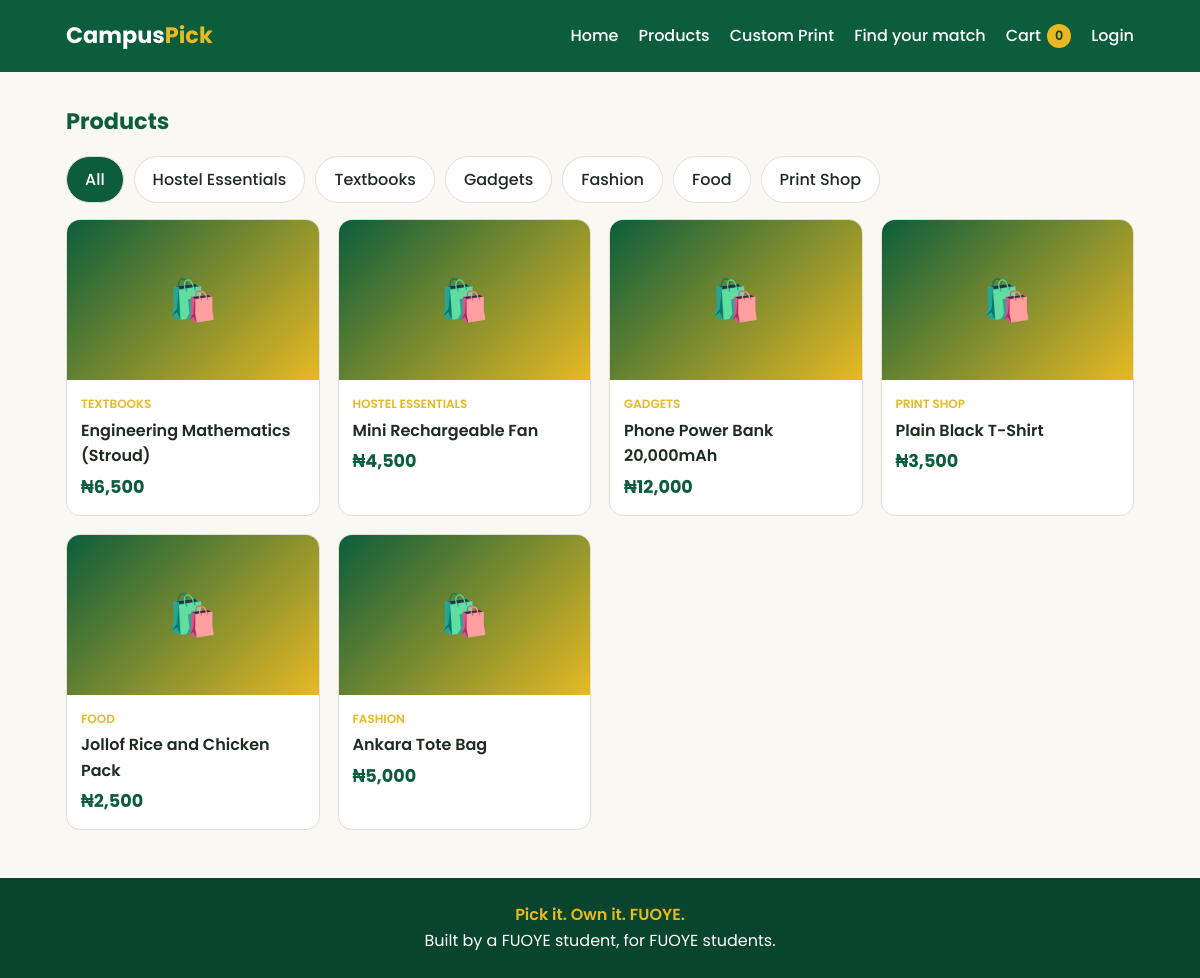
/products.php, run on the app's committed database.
### tables this page shows
CREATE TABLE `products` (
  `id` int(11) NOT NULL,
  `seller_id` int(11) NOT NULL,
  `name` varchar(150) NOT NULL,
  `description` text DEFAULT NULL,
  `price` decimal(10,2) NOT NULL,
  `category` varchar(50) DEFAULT NULL,
  `image` varchar(255) DEFAULT NULL,
  `created_at` timestamp NOT NULL DEFAULT current_timestamp()
);

### products.php (the view, shortened to what this page needs)
<?php
include 'includes/db.php';
include 'includes/header.php';
$cat = $_GET['cat'] ?? '';
if ($cat !== '') {
    $stmt = $conn->prepare("SELECT id, name, price, category, image FROM products WHERE category = ? ORDER BY created_at DESC");
    $stmt->bind_param("s", $cat);
} else {
    $stmt = $conn->prepare("SELECT id, name, price, category, image FROM products ORDER BY created_at DESC");
}
$stmt->execute();
$result = $stmt->get_result();
$cats = ['Hostel Essentials', 'Textbooks', 'Gadgets', 'Fashion', 'Food', 'Print Shop'];
?>
<main class="container">
  <h2 class="section-title">Products</h2>
  <div class="chips">
    <a class="chip <?php echo $cat === '' ? 'active' : ''; ?>" href="products.php">All</a>
    <?php foreach ($cats as $c): ?>
      <a class="chip <?php echo $cat === $c ? 'active' : ''; ?>"
         href="products.php?cat=<?php echo urlencode($c); ?>"><?php echo htmlspecialchars($c); ?></a>
    <?php endforeach; ?>
  </div>
  <div class="grid">
    <?php while ($row = $result->fetch_assoc()): ?>
      <a class="card" href="product.php?id=<?php echo (int)$row['id']; ?>">
        <div class="card-img">
          <?php if ($row['image']): ?>
            <img src="uploads/<?php echo htmlspecialchars($row['image']); ?>" alt="">
          <?php else: ?>🛍️<?php endif; ?>
        </div>
        <div class="card-body">
          <div class="card-cat"><?php echo htmlspecialchars($row['category']); ?></div>
          <div class="card-name"><?php echo htmlspecialchars($row['name']); ?></div>
          <div class="card-price">₦<?php echo number_format($row['price']); ?></div>
        </div>
      </a>
    <?php endwhile; ?>
  </div>
</main>
<?php include 'includes/footer.php'; ?>

### includes/header.php (shortened to what this page needs)
<?php
$user = $_SESSION['user'] ?? null;
?>
<!DOCTYPE html>
<html lang="en">
<head>
  <link rel="stylesheet" href="css/style.css">
</head>
<body>
<?php if (empty($authPage)): ?>
<header class="site-header">
  <div class="container nav">
    <a href="index.php" class="logo">Campus<span>Pick</span></a>
    <nav class="nav-links" id="nav-links">
      <a href="index.php">Home</a>
      <a href="products.php">Products</a>
      <a href="print.php">Custom Print</a>
      <a href="quiz.php">Find your match</a>
      <a href="cart.php">Cart <span class="cart-badge" id="cart-count">0</span></a>
      <?php if ($user): ?>
        <a href="my_orders.php">My orders</a>
        <a href="logout.php">Log out (<?php echo htmlspecialchars(explode(' ', $user['name'])[0]); ?>)</a>
      <?php else: ?>
        <a href="login.php">Login</a>
      <?php endif; ?>
    </nav>
  </div>
</header>
<?php endif; ?>

### includes/footer.php (shortened to what this page needs)
<?php if (empty($authPage)): ?>
<footer class="site-footer">
  <p class="tag">Pick it. Own it. FUOYE.</p>
  <p>Built by a FUOYE student, for FUOYE students.</p>
</footer>
<?php endif; ?>
</body>
</html>

### css/style.css (style rules this page uses)
:root { --green: #0B5D3B; --green-dark: #08452c; --gold: #E8B923; --bg: #FAF8F2; --ink: #1d2b22; --white: #ffffff; --muted: #6b7a70; --line: #e3dfd2; --radius: 14px; --speed: 0.3s; --ease: cubic-bezier(0.4, 0, 0.2, 1); }
* { box-sizing: border-box; margin: 0; padding: 0; }
body { font-family: 'Poppins', sans-serif; background: var(--bg); color: var(--ink); line-height: 1.6; min-height: 100vh; display: flex; flex-direction: column; }
main { flex: 1; width: 100%; min-width: 0; }
a { color: inherit; text-decoration: none; }
.container { max-width: 1100px; margin: 0 auto; padding: 0 16px; }
.section-title { margin: 32px 0 16px; font-size: 1.4rem; color: var(--green); }
.site-header { background: var(--green); position: sticky; top: 0; z-index: 10; }
.nav { display: flex; align-items: center; justify-content: space-between; padding: 14px 16px; }
.logo { display: inline-block; color: var(--white); font-weight: 700; font-size: 1.4rem; }
.logo span { color: var(--gold); }
.nav-links { display: flex; gap: 20px; align-items: center; }
.nav-links a { color: var(--white); font-weight: 500; min-height: 44px; display: inline-flex; align-items: center; transition: color var(--speed) var(--ease); }
.cart-badge { background: var(--gold); color: var(--green-dark); border-radius: 999px; padding: 2px 8px; margin-left: 6px; font-size: 0.8rem; font-weight: 600; }
.site-footer { background: var(--green-dark); color: var(--white); text-align: center; padding: 24px 16px; margin-top: 48px; }
.site-footer .tag { color: var(--gold); font-weight: 600; }
.chips { display: flex; flex-wrap: wrap; gap: 10px; }
.chip { background: var(--white); border: 1px solid var(--line); padding: 10px 18px; border-radius: 999px; font-weight: 500; min-height: 44px; display: inline-flex; align-items: center; transition: transform var(--speed) var(--ease), background var(--speed) var(--ease); }
.chip.active { background: var(--green); color: var(--white); }
.grid { display: grid; grid-template-columns: repeat(auto-fill, minmax(220px, 1fr)); gap: 18px; margin-top: 16px; }
.card { background: var(--white); border-radius: var(--radius); overflow: hidden; border: 1px solid var(--line); transition: transform var(--speed) var(--ease), box-shadow var(--speed) var(--ease); }
.card-img { height: 160px; background: linear-gradient(135deg, var(--green), var(--gold)); display: flex; align-items: center; justify-content: center; font-size: 2.5rem; color: var(--white); }
.card-body { padding: 14px; }
.card-cat { font-size: 0.75rem; color: var(--gold); font-weight: 600; text-transform: uppercase; }
.card-name { font-weight: 600; margin: 4px 0; }
.card-price { color: var(--green); font-weight: 700; font-size: 1.1rem; }
.grid .card { animation: rise 0.5s var(--ease) both; }
.grid .card:nth-child(2) { animation-delay: 0.07s; }
.grid .card:nth-child(3) { animation-delay: 0.14s; }
.grid .card:nth-child(4) { animation-delay: 0.21s; }
.grid .card:nth-child(5) { animation-delay: 0.28s; }
.grid .card:nth-child(6) { animation-delay: 0.35s; }

### data on the page
products: category "TEXTBOOKS", name "Engineering Mathematics (Stroud)", price "6,500"
products: category "HOSTEL ESSENTIALS", name "Mini Rechargeable Fan", price "4,500"
products: category "GADGETS", name "Phone Power Bank 20,000mAh", price "12,000"
products: category "PRINT SHOP", name "Plain Black T-Shirt", price "3,500"
products: category "FOOD", name "Jollof Rice and Chicken Pack", price "2,500"
products: category "FASHION", name "Ankara Tote Bag", price "5,000"

### other printed values
$c "Hostel Essentials"
$c "Textbooks"
$c "Gadgets"
$c "Fashion"
$c "Food"
$c "Print Shop"
